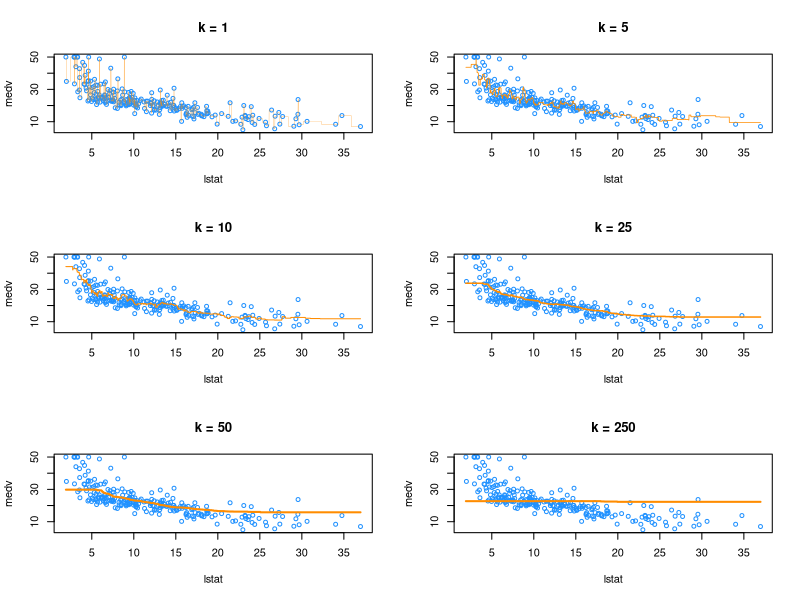
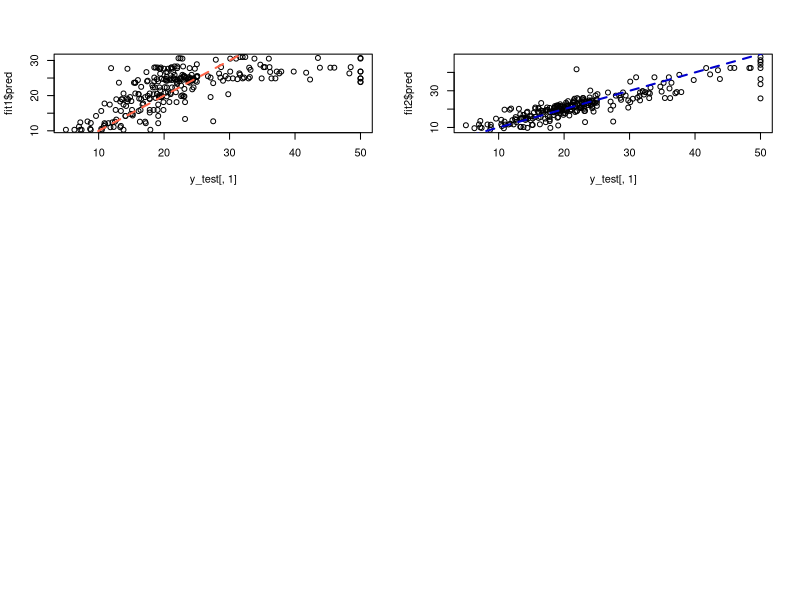

The R source for these figures, in order:
## ---- chunk 1
library(MASS)      # This package contains the dataset
head(Boston)
dim(Boston)
## ---- chunk 2
set.seed(123)
train_index <- sample(1:nrow(Boston), size = 253)
train_data  <- Boston[train_index, ]
test_data   <- Boston[-train_index, ]
## ---- chunk 3
X_train <- train_data["lstat"]
X_test  <- test_data["lstat"]
y_train <- train_data["medv"]
y_test  <- test_data["medv"]
## ---- chunk 4
X_train_min <- min(X_train)
X_train_max <- max(X_train)
x_grid <- data.frame(lstat = seq(from=X_train_min, to=X_train_max, by = 0.01))
head(x_grid)
tail(x_grid)
## ---- chunk 5
library(FNN)
pred_001 <- knn.reg(train = X_train, test = x_grid, y = y_train, k = 1)
pred_005 <- knn.reg(train = X_train, test = x_grid, y = y_train, k = 5)
pred_010 <- knn.reg(train = X_train, test = x_grid, y = y_train, k = 10)
pred_050 <- knn.reg(train = X_train, test = x_grid, y = y_train, k = 50)
pred_100 <- knn.reg(train = X_train, test = x_grid, y = y_train, k = 100)
pred_250 <- knn.reg(train = X_train, test = x_grid, y = y_train, k = 250)
## ---- chunk 6
par(mfrow = c(3, 2))

plot(medv ~ lstat, data = train_data, cex = .8, col = "dodgerblue", main = "k = 1")
lines(x_grid$lstat, pred_001$pred, col = "darkorange", lwd = 0.25)

plot(medv ~ lstat, data = train_data, cex = .8, col = "dodgerblue", main = "k = 5")
lines(x_grid$lstat, pred_005$pred, col = "darkorange", lwd = 0.75)

plot(medv ~ lstat, data = train_data, cex = .8, col = "dodgerblue", main = "k = 10")
lines(x_grid$lstat, pred_010$pred, col = "darkorange", lwd = 1)

plot(medv ~ lstat, data = train_data, cex = .8, col = "dodgerblue", main = "k = 25")
lines(x_grid$lstat, pred_050$pred, col = "darkorange", lwd = 1.5)

plot(medv ~ lstat, data = train_data, cex = .8, col = "dodgerblue", main = "k = 50")
lines(x_grid$lstat, pred_100$pred, col = "darkorange", lwd = 2)

plot(medv ~ lstat, data = train_data, cex = .8, col = "dodgerblue", main = "k = 250")
lines(x_grid$lstat, pred_250$pred, col = "darkorange", lwd = 2)
## ---- chunk 7
rmse = function(actual, predicted) {
  sqrt(mean((actual - predicted) ^ 2))
}
## ---- chunk 8
# define helper function for getting knn.reg predictions
# note: this function is highly specific to this situation and dataset
make_knn_pred = function(k = 1, training, predicting) {
  pred = FNN::knn.reg(train = training["lstat"],
                      test = predicting["lstat"],
                      y = training$medv, k = k)$pred
  act  = predicting$medv
  rmse(predicted = pred, actual = act)
}
## ---- chunk 9
# define values of k to evaluate
k = c(1, 5, 10, 25, 50, 250)
## ---- chunk 10
# get requested train RMSEs
knn_trn_rmse = sapply(k, make_knn_pred,
                      training = train_data,
                      predicting = train_data)
# get requested test RMSEs
knn_tst_rmse = sapply(k, make_knn_pred,
                      training = train_data,
                      predicting = test_data)

# determine "best" k
best_k = k[which.min(knn_tst_rmse)]

# find overfitting, underfitting, and "best"" k
fit_status = ifelse(k < best_k, "Over", ifelse(k == best_k, "Best", "Under"))
## ---- chunk 11
# summarize results
knn_results = data.frame(
  k,
  round(knn_trn_rmse, 2),
  round(knn_tst_rmse, 2),
  fit_status
)
colnames(knn_results) = c("k", "Train RMSE", "Test RMSE", "Fit?")

# display results
knitr::kable(knn_results, escape = FALSE, booktabs = TRUE)
## ---- chunk 12
library(MASS)

set.seed(123)
train_index <- sample(1:nrow(Boston), size = 250)
train_data  <- Boston[train_index, ]
test_data   <- Boston[-train_index, ]

X_train <- train_data[, c("lstat", "rm", "dis", "tax", "ptratio")]
X_test  <- test_data[, c("lstat", "rm", "dis", "tax", "ptratio")]
y_train <- train_data["medv"]
y_test  <- test_data["medv"]

head(X_train)
## ---- chunk 13
fit1 <- knn.reg(train = X_train, test = X_test, y = y_train, k = 25)
## ---- chunk 14
plot(x=y_test[, 1], y=fit1$pred)
abline(a=0, b=1, col="tomato", lty="dashed", lwd=2)

cor(x=y_test[, 1], y=fit1$pred)

rmse = function(actual, predicted) {
  sqrt(mean((actual - predicted) ^ 2))
}

rmse(actual=y_test[, 1], predicted=fit1$pred)
## ---- chunk 15
X_train <- scale(X_train)
X_test  <- scale(X_test)

head(X_train)

fit2 <- knn.reg(train = X_train, test = X_test, y = y_train, k = 5)

plot(x=y_test[, 1], y=fit2$pred)
abline(a=0, b=1, col="blue3", lty="dashed", lwd=2)

cor(x=y_test[, 1], y=fit2$pred)

rmse = function(actual, predicted) {
  sqrt(mean((actual - predicted) ^ 2))
}

rmse(actual=y_test[, 1], predicted=fit2$pred)
